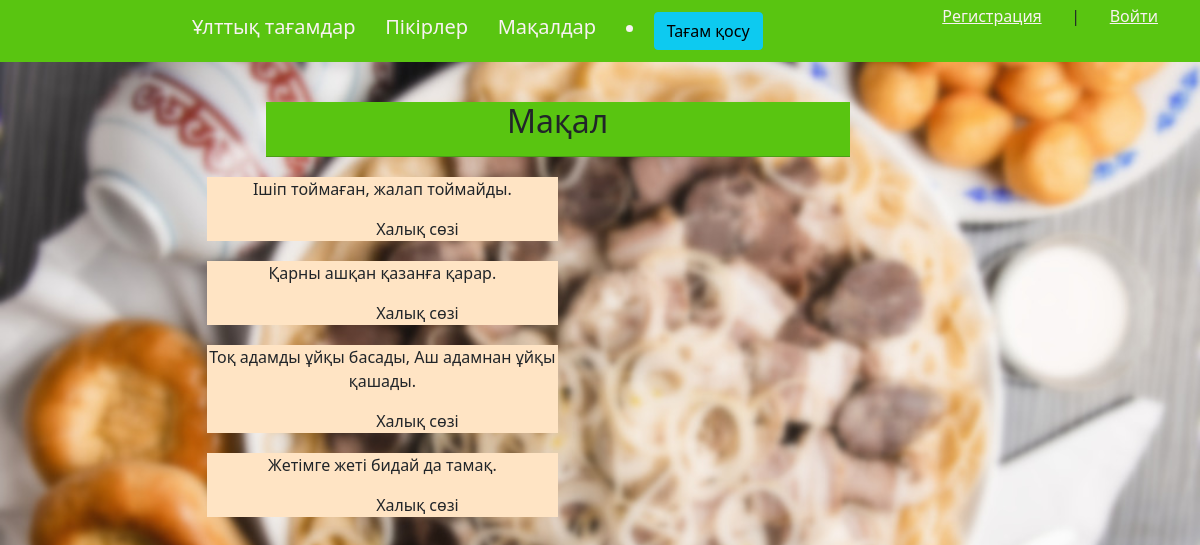
Page /makal/ on the committed database.
### project/models.py (models this page shows)
class Makal(models.Model):
    content = models.TextField(blank=True)
    title = models.CharField(max_length=250)

### project/views.py (the view)
# urls.py: path('makal/',views.makal,name="makal"),
def makal(request):
    makal = Makal.objects.all()
    return render(request,'project/third.html',{'title':'Мақал','makal': makal})

### project/templates/project/third.html
{% extends 'project/base.html' %}
{% block content %}
<ul>
    <div class = "model">
        <h2>{{title}}</h2>
        <hr>
    </div>
    {% for p in makal %}
    <div class = "modell">
        <p>{{ p.content }}</p>
        <p style="margin-left: 20%;">{{ p.title }}</p>
    </div>
    {% endfor %}
</ul>
    {% endblock %}

### project/templates/project/base.html (shortened to what this page needs)
{% load static %}
<!DOCTYPE html>
<html lang="en">
<head>
    <link type="text/css" href="{% static 'project/css/style.css' %}" rel="stylesheet"/>
    <link href="https://cdn.jsdelivr.net/npm/bootstrap@5.1.3/dist/css/bootstrap.min.css" rel="stylesheet">
</head>
<body>
        <nav class="site-header sticky-top py-1" style="background-color: rgb(89, 197, 17)">
            <div class="container d-flex flex-column flex-md-row justify-content-between">
              <a class="py-2 d-none d-md-inline-block" href="home/" style="text-decoration: none; font-size: 20px; color: rgb(248, 242, 242); margin-left: 150px;">Ұлттық тағамдар</a>
             <a class="py-2 d-none d-md-inline-block" href="pikir/" style="text-decoration: none; font-size: 20px; color: rgb(248, 242, 242); ">Пікірлер</a>
              <a class="py-2 d-none d-md-inline-block" href="makal/" style="text-decoration: none; font-size: 20px; color: rgb(248, 242, 242); ">Мақалдар</a>
              <a class="py-2 d-none d-md-inline-block" href="create/" style="text-decoration: none; font-size: 20px; color: rgb(248, 242, 242); margin-right: 150px;"><li><button class="btn btn-info">Тағам қосу</button></li></a>
              {% if request.user.is_authenticated %}
              {{user.username}}| <a href="logout/" style=" color: rgb(248, 242, 242); ">Выйти</a>
              {% else %}
              <a  href="{% url 'register' %}" style="color: rgb(248, 242, 242);">Регистрация</a> | <a href="{% url 'login' %}" style=" color: rgb(248, 242, 242); ">Войти</a>
              {% endif %}
            </div>
          </nav>
    {% block content %}
    {% endblock %}
</body>
</html>

### project/static/project/css/style.css (style rules this page uses)
html, body { font-family: 'Arial'; margin: 0; padding: 0; height: 100%; width: 100%; color: #444; background-image: url('img/беш.jpg'); background-size: 100%; }
.model { margin-left: 20%; margin-top: 40px; background-color: rgb(89, 197, 17); width: 50%; text-align: center; }
.modell { margin-top: 20px; margin-left: 15%; background-color: bisque; width: 30%; text-align: center; }

### rows in the picture
Makal: content "Ішіп тоймаған, жалап тоймайды.", title "Халық сөзі"
Makal: content "Қарны ашқан қазанға қарар.", title "Халық сөзі"
Makal: content "Тоқ адамды ұйқы басады, Аш адамнан ұйқы қашады.", title "Халық сөзі"
Makal: content "Жетімге жеті бидай да тамақ.", title "Халық сөзі"

### other values in the picture
{{ title }} "Мақал"
